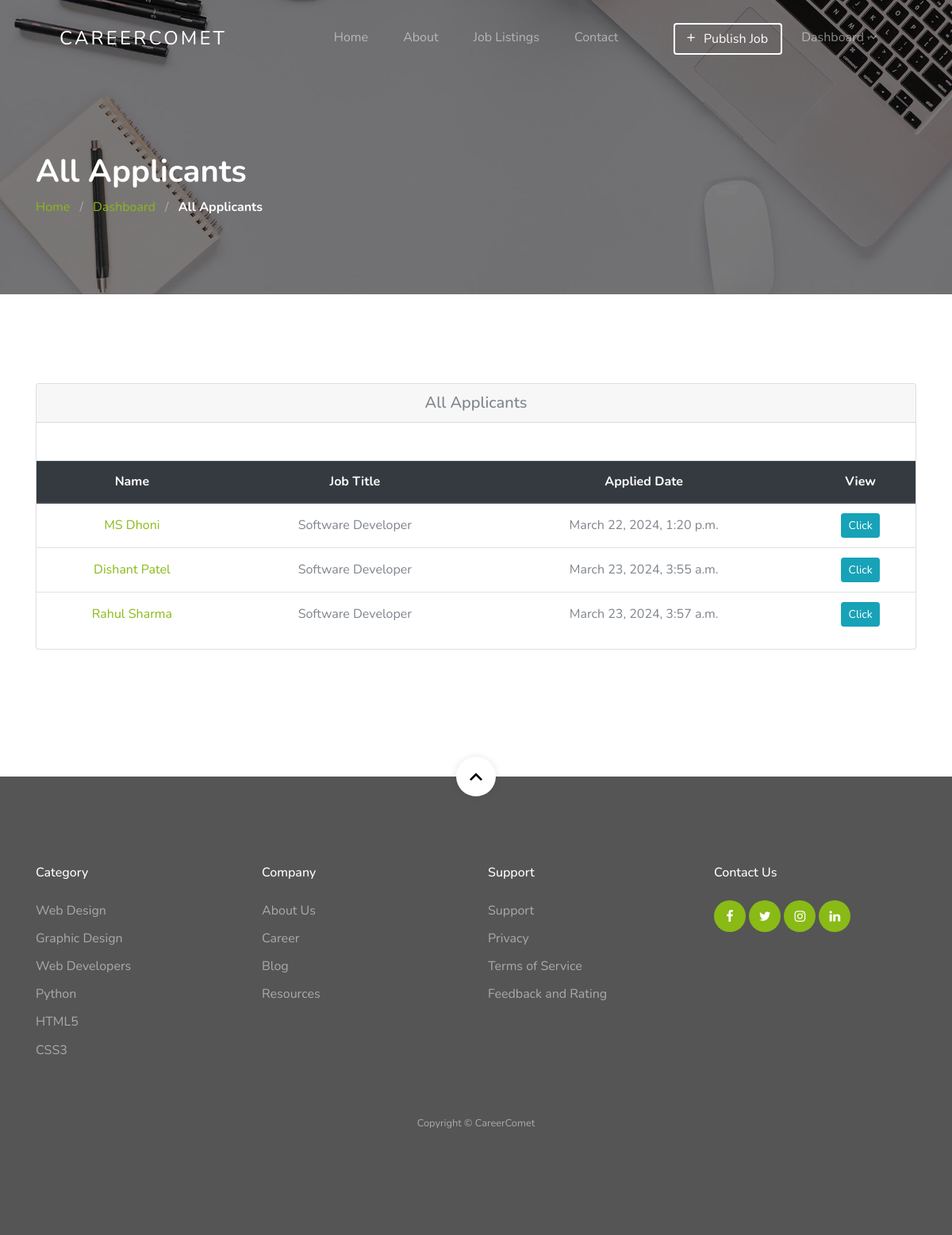
The app's page /dashboard/employer/job/3/applicants/ (signed in) with its own data.
### jobapp/models.py (models this page shows, shortened)
class Applicant(models.Model):
    user = models.ForeignKey(User, on_delete=models.CASCADE)
    job = models.ForeignKey(Job, on_delete=models.CASCADE)
    timestamp = models.DateTimeField(auto_now=True, auto_now_add=False)

class Job(models.Model):
    user = models.ForeignKey(User, related_name='User', on_delete=models.CASCADE)
    title = models.CharField(max_length=300)
    description = RichTextField()
    tags = TaggableManager()
    location = models.CharField(max_length=300)
    job_type = models.CharField(choices=JOB_TYPE, max_length=1)
    category = models.ForeignKey(Category,related_name='Category', on_delete=models.CASCADE)
    salary = models.CharField(max_length=30, blank=True)
    company_name = models.CharField(max_length=300)
    company_description = RichTextField(blank=True, null=True)
    url = models.URLField(max_length=200)
    last_date = models.DateField()
    is_published = models.BooleanField(default=False)
    is_closed = models.BooleanField(default=False)
    timestamp = models.DateTimeField(auto_now=True)

### account/models.py (models this page shows, shortened)
class User(AbstractUser):
    username = None
    email = models.EmailField(unique=True, blank=False,
                              error_messages={
                                  'unique': "A user with that email already exists.",
                              })
    role = models.CharField(choices=ROLE,  max_length=10)
    gender = models.CharField(choices=JOB_TYPE, max_length=1)
    resume = models.FileField(upload_to='resumes/', blank=True, null=True)
    qualification = models.CharField(choices=QUALIFICATION_CHOICES, max_length=20, blank=True, null=True)
    experience = models.IntegerField(blank=True, null=True)
    USERNAME_FIELD = "email"
    REQUIRED_FIELDS = []
    def get_full_name(self):
        return self.first_name+ ' ' + self.last_name
    objects = CustomUserManager()

### jobapp/permission.py (the view)
    def wrap(request, *args, **kwargs):
        if request.user.role == 'employer':
            return function(request, *args, **kwargs)
        else:
            raise PermissionDenied

### jobapp/permission.py (called while the page is built)
def user_is_employer(function):
    def wrap(request, *args, **kwargs):
        if request.user.role == 'employer':
            return function(request, *args, **kwargs)
        else:
            raise PermissionDenied
    return wrap

### jobapp/views.py (called while the page is built)
@login_required(login_url=reverse_lazy('account:login'))
@user_is_employer
def all_applicants_view(request, id):
    all_applicants = Applicant.objects.filter(job=id)
    context = {
        'all_applicants': all_applicants
    }
    return render(request, 'jobapp/all-applicants.html', context)

### template/jobapp/all-applicants.html (shortened to what this page needs)
{% extends 'base.html' %}
{% load static %}
{% block content %}
<section class="section-hero overlay inner-page bg-image" style="background-image: url('{% static 'images/hero_1.jpg' %}');"
    id="home-section">
    <div class="container">
        <div class="row">
            <div class="col-md-7">
                <h1 class="text-white font-weight-bold">All Applicants </h1>
                <div class="custom-breadcrumbs">
                    <a href="{% url 'jobapp:home' %}">Home</a> <span class="mx-2 slash">/</span>
                    <a href="{% url 'jobapp:dashboard' %}">Dashboard</a> <span class="mx-2 slash">/</span>
                    <span class="text-white"><strong>All Applicants </strong></span>
                </div>
            </div>
        </div>
    </div>
</section>
<section class="site-section">
    <div class="container">
        <div class="row">
            <div class="col-lg-12 mb-5">
                <div class="card">
                    <h5 class="card-header text-center mb-5"> All Applicants </h5>
                    <div class="table-responsive">
                        <table class="table text-center">
                            <thead class="thead-dark">
                                <tr>
                                    <th>Name</th>
                                    <th>Job Title</th>
                                    <th>Applied Date</th>
                                    <th>View </th>
                                </tr>
                            </thead>
                            <tbody>
                                {% for applicant in all_applicants %}
                                <tr>
                                    <td class="text-center"><a href="">{{ applicant.user.get_full_name }}</a></td     >
                                    <td>{{ applicant.job.title }}</td>
                                    <td>{{ applicant.timestamp }}</td>
                                    <td>
                                        <a class="btn btn-info btn-sm" href="{% url 'jobapp:applicant-details' applicant.user.id %}"
                                                role="button">
                                            Click
                                        </a>
                                    </td>
                                </tr>
                                {% endfor %}
                            </tbody>
                        </table>
                    </div>
                </div>
            </div>
        </div>
    </div>
</section>
{% endblock %}

### static/css/style.css (style rules this page uses)
body { font-weight: 400; font-size: 1rem; line-height: 1.7; position: relative; }
body:after { content: ""; position: absolute; top: 0; left: 0; right: 0; bottom: 0; background: rgba(0, 0, 0, 0.7); z-index: 100; opacity: 0; visibility: hidden; -webkit-transition: .3s all ease; -o-transition: .3s all ease; transition: .3s all ease; }
h1, h2, h3, h4 { color: #000; }
.site-section { padding-top: 7rem; padding-bottom: 7rem; position: relative; z-index: 2; }
.bg-image { background-size: cover; background-position: center center; background-repeat: no-repeat; }
.custom-breadcrumbs a { color: #89ba16; }
.custom-breadcrumbs .slash { color: rgba(255, 255, 255, 0.4); }
.section-hero, .section-hero > .container > .row { height: 100vh; min-height: 900px; }
.section-hero.inner-page, .section-hero.inner-page > .container > .row { height: auto; min-height: auto; padding-top: 6em; padding-bottom: 3em; }
.section-hero.overlay, .section-hero.overlay-2 { position: relative; }
.section-hero.overlay:before, .section-hero.overlay-2:before { z-index: 1; position: absolute; content: ""; top: 0; left: 0; right: 0; bottom: 0; background: rgba(0, 0, 0, 0.5); }
.section-hero > .container { z-index: 2; position: relative; }
.btn:after, .btn:before { display: none; }
.table td, .table th { vertical-align: middle !important; }

### records on screen
Applicant: user.get_full_name "MS Dhoni", job "Software Developer", timestamp "March 22, 2024, 1:20 p.m."
Applicant: user.get_full_name "Dishant Patel", job "Software Developer", timestamp "March 23, 2024, 3:55 a.m."
Applicant: user.get_full_name "Rahul Sharma", job "Software Developer", timestamp "March 23, 2024, 3:57 a.m."
